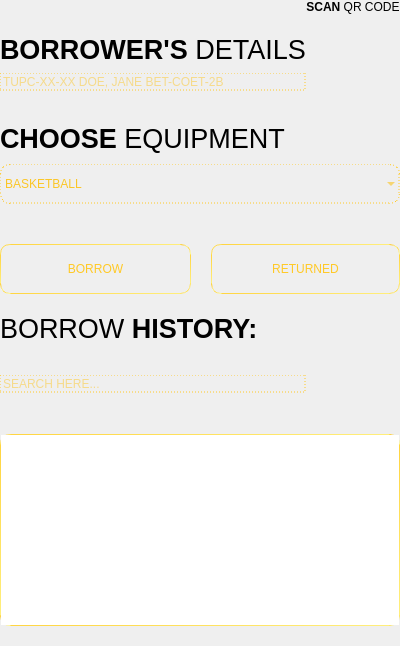
                             <widget class="QFrame" name="frame_16">
                              <property name="styleSheet">
                               <string notr="true">border-radius: 0px;</string>
                              </property>
                              <property name="frameShape">
                               <enum>QFrame::StyledPanel</enum>
                              </property>
                              <property name="frameShadow">
                               <enum>QFrame::Raised</enum>
                              </property>
                              <layout class="QGridLayout" name="gridLayout_30">
                               <property name="leftMargin">
                                <number>0</number>
                               </property>
                               <property name="topMargin">
                                <number>0</number>
                               </property>
                               <property name="rightMargin">
                                <number>0</number>
                               </property>
                               <property name="bottomMargin">
                                <number>0</number>
                               </property>
                               <property name="spacing">
                                <number>0</number>
                               </property>
                               <item row="12" column="0" colspan="5">
                                <widget class="QTextBrowser" name="textBrowser_3">
                                 <property name="styleSheet">
                                  <string notr="true">QTextBrowser {
border: 1px solid qlineargradient(spread:pad, x1:0.051, y1:0, x2:1, y2:1, stop:0 rgba(255, 201, 38, 255), stop:0.931818 rgba(255, 248, 146, 255));
font: 20pt &quot;Calibri&quot;;
border-radius: 10px;
}
QScrollBar:vertical {
	margin: 0px;
	padding-left: 1px;
	padding-right: 1px;
	background-color: rgb(43, 45, 49);
	
}

QScrollBar:horizontal {
	margin: 0px;
	padding-top: 1px;
	padding-bottom: 1px;
	background-color:rgb(43, 45, 49);
}

</string>
                                 </property>
                                 <property name="html">
                                  <string>&lt;!DOCTYPE HTML PUBLIC &quot;-//W3C//DTD HTML 4.0//EN&quot; &quot;http://www.w3.org/TR/REC-html40/strict.dtd&quot;&gt;
&lt;html&gt;&lt;head&gt;&lt;meta name=&quot;qrichtext&quot; content=&quot;1&quot; /&gt;&lt;style type=&quot;text/css&quot;&gt;
p, li { white-space: pre-wrap; }
&lt;/style&gt;&lt;/head&gt;&lt;body style=&quot; font-family:'Calibri'; font-size:20pt; font-weight:400; font-style:normal;&quot;&gt;
&lt;p style=&quot;-qt-paragraph-type:empty; margin-top:0px; margin-bottom:0px; margin-left:0px; margin-right:0px; -qt-block-indent:0; text-indent:0px;&quot;&gt;&lt;br /&gt;&lt;/p&gt;&lt;/body&gt;&lt;/html&gt;</string>
                                 </property>
                                </widget>
                               </item>
                               <item row="0" column="4" rowspan="2">
                                <widget class="QFrame" name="frame_15">
                                 <property name="frameShape">
                                  <enum>QFrame::StyledPanel</enum>
                                 </property>
                                 <property name="frameShadow">
                                  <enum>QFrame::Raised</enum>
                                 </property>
                                 <layout class="QGridLayout" name="gridLayout_31">
                                  <property name="leftMargin">
                                   <number>0</number>
                                  </property>
                                  <property name="topMargin">
                                   <number>0</number>
                                  </property>
                                  <property name="rightMargin">
                                   <number>0</number>
                                  </property>
                                  <property name="bottomMargin">
                                   <number>0</number>
                                  </property>
                                  <property name="spacing">
                                   <number>0</number>
                                  </property>
                                  <item row="2" column="1">
                                   <widget class="QPushButton" name="pushButton_38">
                                    <property name="minimumSize">
                                     <size>
                                      <width>0</width>
                                      <height>80</height>
                                     </size>
                                    </property>
                                    <property name="maximumSize">
                                     <size>
                                      <width>85</width>
                                      <height>85</height>
                                     </size>
                                    </property>
                                    <property name="styleSheet">
                                     <string notr="true">QPushButton {
	background-color: transparent;
	color: rgb(105, 85, 23);
	border-radius: 10px;
}

QPushButton:hover{
	background-color: rgb(95, 77, 25);	
}

QPushButton:pressed{
	background-color: rgb(255, 201, 38);
}</string>
                                    </property>
                                    <property name="text">
                                     <string/>
                                    </property>
                                    <property name="icon">
                                     <iconset resource="IMAGES/images.qrc">
                                      <normaloff>:/EQUIPMENT/icons8-qr-code-96.png</normaloff>:/EQUIPMENT/icons8-qr-code-96.png</iconset>
                                    </property>
                                    <property name="iconSize">
                                     <size>
                                      <width>100</width>
                                      <height>100</height>
                                     </size>
                                    </property>
                                   </widget>
                                  </item>
                                  <item row="2" column="2">
                                   <spacer name="horizontalSpacer_39">
                                    <property name="orientation">
                                     <enum>Qt::Horizontal</enum>
                                    </property>
                                    <property name="sizeHint" stdset="0">
                                     <size>
                                      <width>5</width>
                                      <height>20</height>
                                     </size>
                                    </property>
                                   </spacer>
                                  </item>
                                  <item row="3" column="1">
                                   <spacer name="verticalSpacer_22">
                                    <property name="orientation">
                                     <enum>Qt::Vertical</enum>
                                    </property>
                                    <property name="sizeHint" stdset="0">
                                     <size>
                                      <width>20</width>
                                      <height>40</height>
                                     </size>
                                    </property>
                                   </spacer>
                                  </item>
                                  <item row="0" column="0" colspan="3">
                                   <spacer name="verticalSpacer_23">
                                    <property name="orientation">
                                     <enum>Qt::Vertical</enum>
                                    </property>
                                    <property name="sizeHint" stdset="0">
                                     <size>
                                      <width>20</width>
                                      <height>40</height>
                                     </size>
                                    </property>
                                   </spacer>
                                  </item>
                                  <item row="2" column="0">
                                   <spacer name="horizontalSpacer_38">
                                    <property name="orientation">
                                     <enum>Qt::Horizontal</enum>
                                    </property>
                                    <property name="sizeHint" stdset="0">
                                     <size>
                                      <width>5</width>
                                      <height>20</height>
                                     </size>
                                    </property>
                                   </spacer>
                                  </item>
                                  <item row="1" column="0" colspan="3">
                                   <widget class="QLabel" name="label_58">
                                    <property name="text">
                                     <string>&lt;strong&gt;SCAN&lt;/strong&gt; QR CODE</string>
                                    </property>
                                    <property name="alignment">
                                     <set>Qt::AlignBottom|Qt::AlignHCenter</set>
                                    </property>
                                   </widget>
                                  </item>
                                 </layout>
                                </widget>
                               </item>
                               <item row="6" column="3" colspan="2">
                                <widget class="QPushButton" name="pushButton_40">
                                 <property name="minimumSize">
                                  <size>
                                   <width>0</width>
                                   <height>50</height>
                                  </size>
                                 </property>
                                 <property name="styleSheet">
                                  <string notr="true">QPushButton {
	background-color: transparent;
	color: rgb(255, 201, 38);
	border: 1px solid qlineargradient(spread:pad, x1:0.051, y1:0, x2:1, y2:1, stop:0 rgba(255, 201, 38, 255), stop:0.931818 rgba(255, 248, 146, 255));
	border-radius: 10px;
	padding: 0px 2px 0px 2px;
}

QPushButton:hover{
	background-color: rgb(95, 77, 25);	
}

QPushButton:pressed{
	background-color: rgb(255, 201, 38);
}</string>
                                 </property>
                                 <property name="text">
                                  <string>RETURNED</string>
                                 </property>
                                </widget>
                               </item>
                               <item row="1" column="0" colspan="4">
                                <widget class="QLineEdit" name="lineEdit_9">
                                 <property name="styleSheet">
                                  <string notr="true">font: 20pt &quot;Calibri&quot;;
background-color: transparent;
border: 1px dashed rgb(255, 201, 38);
border-radius: 10px;
color: rgb(251, 198, 38);
</string>
                                 </property>
                                 <property name="placeholderText">
                                  <string>TUPC-XX-XX DOE, JANE BET-COET-2B</string>
                                 </property>
                                 <property name="clearButtonEnabled">
                                  <bool>true</bool>
                                 </property>
                                </widget>
                               </item>
                               <item row="11" column="0" colspan="4">
                                <widget class="QFrame" name="frame_17">
                                 <property name="frameShape">
                                  <enum>QFrame::StyledPanel</enum>
                                 </property>
                                 <property name="frameShadow">
                                  <enum>QFrame::Raised</enum>
                                 </property>
                                </widget>
                               </item>
                               <item row="7" column="0">
                                <spacer name="verticalSpacer_25">
                                 <property name="orientation">
                                  <enum>Qt::Vertical</enum>
                                 </property>
                                 <property name="sizeType">
                                  <enum>QSizePolicy::Fixed</enum>
                                 </property>
                                 <property name="sizeHint" stdset="0">
                                  <size>
                                   <width>20</width>
                                   <height>10</height>
                                  </size>
                                 </property>
                                </spacer>
                               </item>
                               <item row="2" column="0">
                                <spacer name="verticalSpacer_24">
                                 <property name="orientation">
                                  <enum>Qt::Vertical</enum>
                                 </property>
                                 <property name="sizeType">
                                  <enum>QSizePolicy::Fixed</enum>
                                 </property>
                                 <property name="sizeHint" stdset="0">
                                  <size>
                                   <width>20</width>
                                   <height>20</height>
                                  </size>
                                 </property>
                                </spacer>
                               </item>
                               <item row="8" column="0" colspan="4">
                                <widget class="QLabel" name="label_59">
                                 <property name="minimumSize">
                                  <size>
                                   <width>0</width>
                                   <height>50</height>
                                  </size>
                                 </property>
                                 <property name="text">
                                  <string>&lt;html&gt;&lt;head/&gt;&lt;body&gt;&lt;p&gt;&lt;span style=&quot; font-size:20pt;&quot;&gt;BORROW&lt;/span&gt;&lt;span style=&quot; font-size:20pt; font-weight:600;&quot;&gt; HISTORY:&lt;/span&gt;&lt;/p&gt;&lt;/body&gt;&lt;/html&gt;</string>
                                 </property>
                                </widget>
                               </item>
                               <item row="4" column="0" colspan="5">
                                <widget class="QComboBox" name="comboBox_3">
                                 <property name="minimumSize">
                                  <size>
                                   <width>0</width>
                                   <height>40</height>
                                  </size>
                                 </property>
                                 <property name="styleSheet">
                                  <string notr="true">font: 20pt &quot;Calibri&quot;;
background-color: transparent;
border: 1px dashed rgb(255, 201, 38);
border-radius: 10px;
color: rgb(251, 198, 38);
</string>
                                 </property>
                                 <item>
                                  <property name="text">
                                   <string>BASKETBALL</string>
                                  </property>
                                 </item>
                                 <item>
                                  <property name="text">
                                   <string>VOLLEYBALL</string>
                                  </property>
                                 </item>
                                 <item>
                                  <property name="text">
                                   <string>NET</string>
                                  </property>
                                 </item>
                                </widget>
                               </item>
                               <item row="5" column="0">
                                <spacer name="verticalSpacer_21">
                                 <property name="orientation">
                                  <enum>Qt::Vertical</enum>
                                 </property>
                                 <property name="sizeType">
                                  <enum>QSizePolicy::Fixed</enum>
                                 </property>
                                 <property name="sizeHint" stdset="0">
                                  <size>
                                   <width>20</width>
                                   <height>40</height>
                                  </size>
                                 </property>
                                </spacer>
                               </item>
                               <item row="13" column="4">
                                <spacer name="horizontalSpacer_34">
                                 <property name="orientation">
                                  <enum>Qt::Horizontal</enum>
                                 </property>
                                 <property name="sizeHint" stdset="0">
                                  <size>
                                   <width>40</width>
                                   <height>20</height>
                                  </size>
                                 </property>
                                </spacer>
                               </item>
                               <item row="13" column="3">
                                <spacer name="horizontalSpacer_37">
                                 <property name="orientation">
                                  <enum>Qt::Horizontal</enum>
                                 </property>
                                 <property name="sizeHint" stdset="0">
                                  <size>
                                   <width>40</width>
                                   <height>20</height>
                                  </size>
                                 </property>
                                </spacer>
                               </item>
                               <item row="0" column="0" colspan="4">
                                <widget class="QLabel" name="label_56">
                                 <property name="minimumSize">
                                  <size>
                                   <width>0</width>
                                   <height>60</height>
                                  </size>
                                 </property>
                                 <property name="maximumSize">
                                  <size>
                                   <width>16777215</width>
                                   <height>60</height>
                                  </size>
                                 </property>
                                 <property name="text">
                                  <string>&lt;html&gt;&lt;head/&gt;&lt;body&gt;&lt;p&gt;&lt;span style=&quot; font-size:20pt; font-weight:600;&quot;&gt;BORROWER'S&lt;/span&gt;&lt;span style=&quot; font-size:20pt;&quot;&gt; DETAILS&lt;/span&gt;&lt;/p&gt;&lt;/body&gt;&lt;/html&gt;</string>
                                 </property>
                                 <property name="alignment">
                                  <set>Qt::AlignBottom|Qt::AlignLeading|Qt::AlignLeft</set>
                                 </property>
                                </widget>
                               </item>
                               <item row="6" column="0" colspan="2">
                                <widget class="QPushButton" name="pushButton_39">
                                 <property name="minimumSize">
                                  <size>
                                   <width>0</width>
                                   <height>50</height>
                                  </size>
                                 </property>
                                 <property name="styleSheet">
                                  <string notr="true">QPushButton {
	background-color: transparent;
	color: rgb(255, 201, 38);
	border: 1px solid qlineargradient(spread:pad, x1:0.051, y1:0, x2:1, y2:1, stop:0 rgba(255, 201, 38, 255), stop:0.931818 rgba(255, 248, 146, 255));
	border-radius: 10px;
	padding: 0px 2px 0px 2px;
}

QPushButton:hover{
	background-color: rgb(95, 77, 25);	
}

QPushButton:pressed{
	background-color: rgb(255, 201, 38);
}</string>
                                 </property>
                                 <property name="text">
                                  <string>BORROW</string>
                                 </property>
                                </widget>
                               </item>
                               <item row="13" column="0">
                                <spacer name="horizontalSpacer_35">
                                 <property name="orientation">
                                  <enum>Qt::Horizontal</enum>
                                 </property>
                                 <property name="sizeHint" stdset="0">
                                  <size>
                                   <width>40</width>
                                   <height>20</height>
                                  </size>
                                 </property>
                                </spacer>
                               </item>
                               <item row="9" column="4">
                                <widget class="QPushButton" name="pushButton_41">
                                 <property name="minimumSize">
                                  <size>
                                   <width>0</width>
                                   <height>60</height>
                                  </size>
                                 </property>
                                 <property name="styleSheet">
                                  <string notr="true">QPushButton {
	background-color: transparent;
	color: rgb(105, 85, 23);
	border-radius: 10px;
}

QPushButton:hover{
	background-color: rgb(95, 77, 25);	
}

QPushButton:pressed{
	background-color: rgb(255, 201, 38);
}</string>
                                 </property>
                                 <property name="text">
                                  <string/>
                                 </property>
                                 <property name="icon">
                                  <iconset resource="IMAGES/images.qrc">
                                   <normaloff>:/EQUIPMENT/icons8-search-208.png</normaloff>:/EQUIPMENT/icons8-search-208.png</iconset>
                                 </property>
                                 <property name="iconSize">
                                  <size>
                                   <width>30</width>
                                   <height>30</height>
                                  </size>
                                 </property>
                                </widget>
                               </item>
                               <item row="10" column="4">
                                <spacer name="verticalSpacer_26">
                                 <property name="orientation">
                                  <enum>Qt::Vertical</enum>
                                 </property>
                                 <property name="sizeType">
                                  <enum>QSizePolicy::Fixed</enum>
                                 </property>
                                 <property name="sizeHint" stdset="0">
                                  <size>
                                   <width>20</width>
                                   <height>20</height>
                                  </size>
                                 </property>
                                </spacer>
                               </item>
                               <item row="13" column="1">
                                <spacer name="horizontalSpacer_36">
                                 <property name="orientation">
                                  <enum>Qt::Horizontal</enum>
                                 </property>
                                 <property name="sizeHint" stdset="0">
                                  <size>
                                   <width>40</width>
                                   <height>20</height>
                                  </size>
                                 </property>
                                </spacer>
                               </item>
                               <item row="3" column="0" colspan="5">
                                <widget class="QLabel" name="label_57">
                                 <property name="minimumSize">
                                  <size>
                                   <width>0</width>
                                   <height>50</height>
                                  </size>
                                 </property>
                                 <property name="maximumSize">
                                  <size>
                                   <width>16777215</width>
                                   <height>50</height>
                                  </size>
                                 </property>
                                 <property name="text">
                                  <string>&lt;html&gt;&lt;head/&gt;&lt;body&gt;&lt;p&gt;&lt;span style=&quot; font-size:20pt; font-weight:600;&quot;&gt;CHOOSE&lt;/span&gt;&lt;span style=&quot; font-size:20pt;&quot;&gt; EQUIPMENT&lt;/span&gt;&lt;/p&gt;&lt;/body&gt;&lt;/html&gt;</string>
                                 </property>
                                 <property name="alignment">
                                  <set>Qt::AlignLeading|Qt::AlignLeft|Qt::AlignVCenter</set>
                                 </property>
                                </widget>
                               </item>
                               <item row="13" column="2">
                                <spacer name="horizontalSpacer_40">
                                 <property name="orientation">
                                  <enum>Qt::Horizontal</enum>
                                 </property>
                                 <property name="sizeType">
                                  <enum>QSizePolicy::Fixed</enum>
                                 </property>
                                 <property name="sizeHint" stdset="0">
                                  <size>
                                   <width>20</width>
                                   <height>20</height>
                                  </size>
                                 </property>
                                </spacer>
                               </item>
                               <item row="9" column="0" colspan="4">
                                <widget class="QLineEdit" name="lineEdit_10">
                                 <property name="styleSheet">
                                  <string notr="true">font: 20pt &quot;Calibri&quot;;
background-color: transparent;
border: 1px dashed rgb(255, 201, 38);
border-radius: 10px;
color: rgb(251, 198, 38);
</string>
                                 </property>
                                 <property name="placeholderText">
                                  <string>SEARCH HERE...</string>
                                 </property>
                                 <property name="clearButtonEnabled">
                                  <bool>true</bool>
                                 </property>
                                </widget>
                               </item>
                              </layout>
                             </widget>
